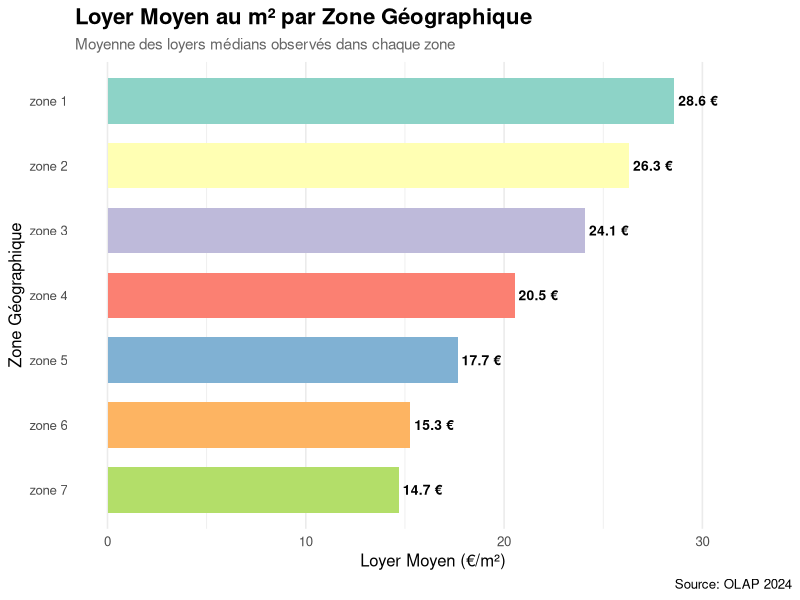
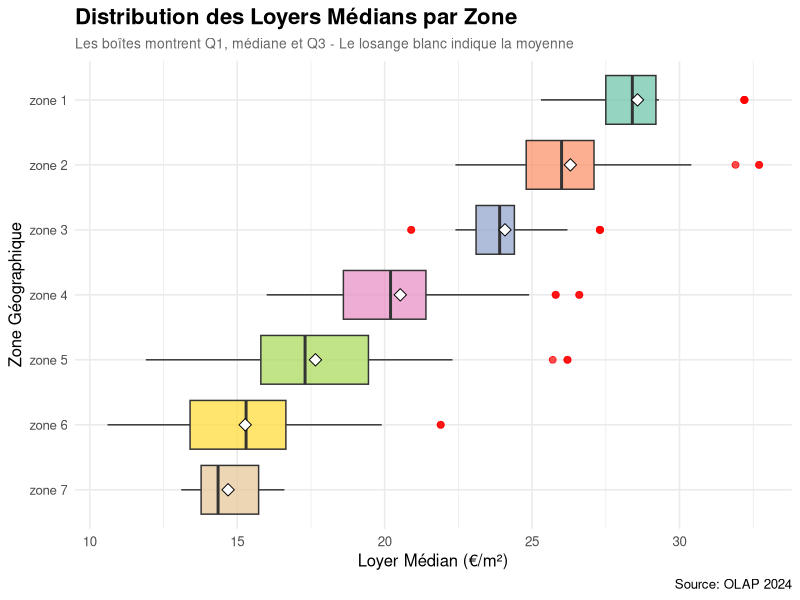
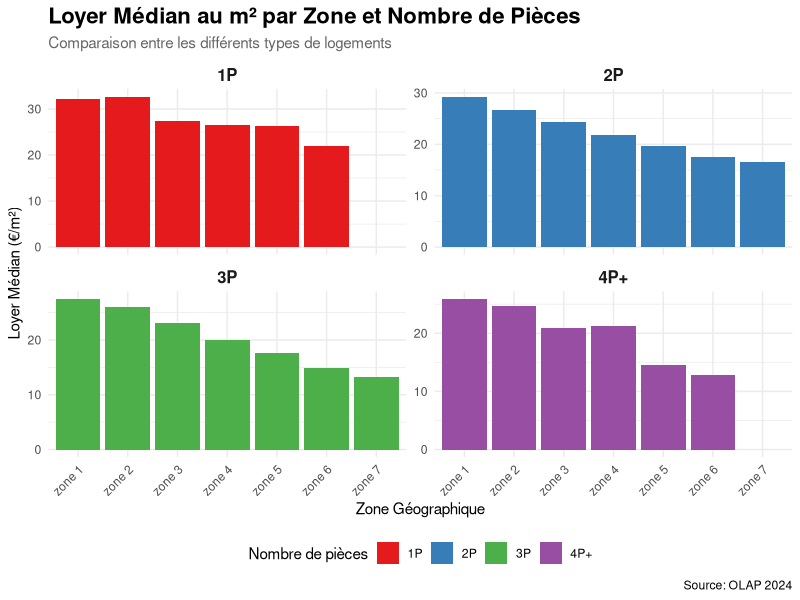
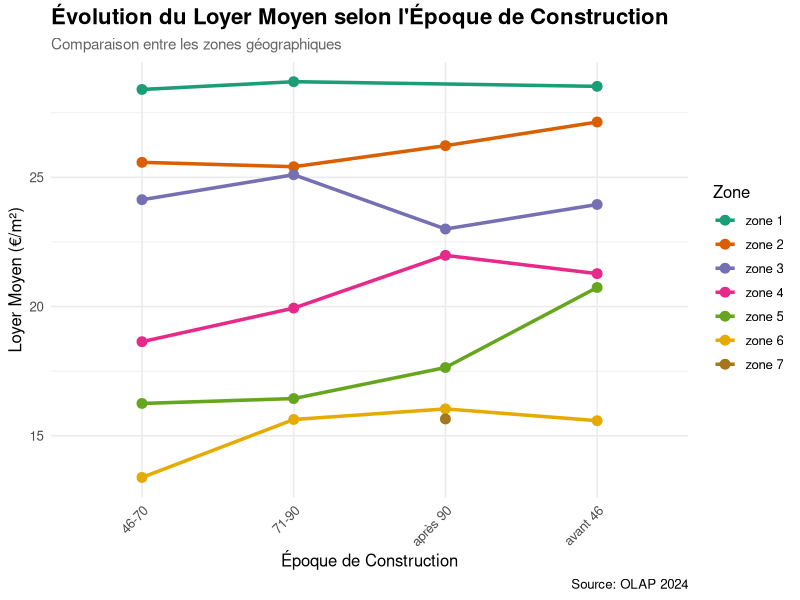

The R source for these figures, in order:
## ---- chunk 1
# Charger un fichier CSV
donnees <- read.csv("Paris2024-annexe-statistique-diffusion.csv",
                    sep = ";",
                    fileEncoding = "latin1")
donnees[donnees == ""] <- NA
library(dplyr)
## ---- chunk 2


#Appartements les plus cher de la zone 1
z1_cher <- donnees |>
  filter(périmètre == "zone 1", type == "appart")|>
  select(nop,obs,epco,Q1,Médiane,Q3,Moyenne) |>
  arrange(desc(Médiane))
  
z1_cher

#selection de toutes les données ou le nb de pieces figurent
nb_pieces <- donnees|>
  filter(!is.na(nop) | nop == "") |>
  select(obs)|>
  sum()
nb_pieces
## ---- chunk 3
library(ggplot2)
library(tidyr)
library(knitr)

# Nettoyer et renommer les colonnes pour faciliter l'analyse
donnees_clean <- donnees %>%
  rename(
    Zone = périmètre,
    Type = type,
    Pieces = nop,
    Epoque_Construction = epco,
    Loyer_m2_Q1 = Q1,
    Loyer_m2_Mediane = Médiane,
    Loyer_m2_Q3 = Q3,
    Loyer_m2_Moyenne = Moyenne,
    Loyer_Total_Q1 = Q1.1,
    Loyer_Total_Mediane = Médiane.1,
    Loyer_Total_Q3 = Q3.1,
    Loyer_Total_Moyenne = Moyenne.1
  ) %>%
  mutate(
    across(starts_with("Loyer_"), as.numeric),
    Zone = ifelse(is.na(Zone), "(Non spécifié)", Zone),
    Type = ifelse(is.na(Type), "(Non spécifié)", Type),
    Pieces = ifelse(is.na(Pieces), "(Non spécifié)", Pieces),
    Epoque_Construction = ifelse(is.na(Epoque_Construction), "(Non spécifié)", Epoque_Construction)
  )
## ---- chunk 4
# Calculer les statistiques par zone
stats_zone <- donnees_clean %>%
  filter(!is.na(Loyer_m2_Mediane), Zone != "(Non spécifié)") %>%
  group_by(Zone) %>%
  summarise(
    Loyer_Moyen = mean(Loyer_m2_Mediane, na.rm = TRUE),
    Loyer_Min = min(Loyer_m2_Mediane, na.rm = TRUE),
    Loyer_Max = max(Loyer_m2_Mediane, na.rm = TRUE),
    N_Observations = n(),
    .groups = 'drop'
  ) %>%
  arrange(desc(Loyer_Moyen))

# Graphique en barres
ggplot(stats_zone, aes(x = reorder(Zone, Loyer_Moyen), y = Loyer_Moyen, fill = Zone)) +
  geom_bar(stat = "identity", width = 0.7) +
  geom_text(aes(label = paste0(round(Loyer_Moyen, 1), " €")),
            hjust = -0.1, size = 3.5, fontface = "bold") +
  coord_flip() +
  scale_fill_brewer(palette = "Set3") +
  labs(
    title = "Loyer Moyen au m² par Zone Géographique",
    subtitle = "Moyenne des loyers médians observés dans chaque zone",
    x = "Zone Géographique",
    y = "Loyer Moyen (€/m²)",
    caption = "Source: OLAP 2024"
  ) +
  theme_minimal(base_size = 12) +
  theme(
    plot.title = element_text(face = "bold", size = 16),
    plot.subtitle = element_text(size = 11, color = "gray40"),
    legend.position = "none",
    panel.grid.major.y = element_blank()
  ) +
  ylim(0, max(stats_zone$Loyer_Moyen) * 1.15)
## ---- chunk 5
kable(stats_zone,
      col.names = c("Zone", "Loyer Moyen (€/m²)", "Min (€/m²)", "Max (€/m²)", "N° Observations"),
      digits = 2,
      caption = "Statistiques des loyers par zone géographique")
## ---- chunk 6
donnees_boxplot <- donnees_clean %>%
  filter(!is.na(Loyer_m2_Mediane), Zone != "(Non spécifié)")

ggplot(donnees_boxplot, aes(x = reorder(Zone, Loyer_m2_Mediane, FUN = median),
                             y = Loyer_m2_Mediane, fill = Zone)) +
  geom_boxplot(alpha = 0.7, outlier.color = "red", outlier.size = 2) +
  stat_summary(fun = mean, geom = "point", shape = 23, size = 3,
               fill = "white", color = "black") +
  coord_flip() +
  scale_fill_brewer(palette = "Set2") +
  labs(
    title = "Distribution des Loyers Médians par Zone",
    subtitle = "Les boîtes montrent Q1, médiane et Q3 - Le losange blanc indique la moyenne",
    x = "Zone Géographique",
    y = "Loyer Médian (€/m²)",
    caption = "Source: OLAP 2024"
  ) +
  theme_minimal(base_size = 12) +
  theme(
    plot.title = element_text(face = "bold", size = 16),
    plot.subtitle = element_text(size = 10, color = "gray40"),
    legend.position = "none"
  )
## ---- chunk 7
donnees_pieces <- donnees_clean %>%
  filter(!is.na(Loyer_m2_Mediane),
         Zone != "(Non spécifié)",
         Pieces %in% c("1P", "2P", "3P", "4P+")) %>%
  mutate(Pieces = factor(Pieces, levels = c("1P", "2P", "3P", "4P+")))

ggplot(donnees_pieces, aes(x = Zone, y = Loyer_m2_Mediane, fill = Pieces)) +
  geom_bar(stat = "identity", position = "dodge") +
  facet_wrap(~ Pieces, ncol = 2, scales = "free_y") +
  scale_fill_brewer(palette = "Set1") +
  labs(
    title = "Loyer Médian au m² par Zone et Nombre de Pièces",
    subtitle = "Comparaison entre les différents types de logements",
    x = "Zone Géographique",
    y = "Loyer Médian (€/m²)",
    fill = "Nombre de pièces",
    caption = "Source: OLAP 2024"
  ) +
  theme_minimal(base_size = 11) +
  theme(
    plot.title = element_text(face = "bold", size = 16),
    plot.subtitle = element_text(size = 11, color = "gray40"),
    axis.text.x = element_text(angle = 45, hjust = 1),
    strip.text = element_text(face = "bold", size = 12),
    legend.position = "bottom"
  )
## ---- chunk 8
donnees_epoque <- donnees_clean %>%
  filter(!is.na(Loyer_m2_Mediane),
         Epoque_Construction != "(Non spécifié)",
         Zone != "(Non spécifié)") %>%
  group_by(Epoque_Construction, Zone) %>%
  summarise(
    Loyer_Moyen = mean(Loyer_m2_Mediane, na.rm = TRUE),
    .groups = 'drop'
  )

ggplot(donnees_epoque, aes(x = Epoque_Construction, y = Loyer_Moyen,
                            group = Zone, color = Zone)) +
  geom_line(size = 1.2) +
  geom_point(size = 3) +
  scale_color_brewer(palette = "Dark2") +
  labs(
    title = "Évolution du Loyer Moyen selon l'Époque de Construction",
    subtitle = "Comparaison entre les zones géographiques",
    x = "Époque de Construction",
    y = "Loyer Moyen (€/m²)",
    color = "Zone",
    caption = "Source: OLAP 2024"
  ) +
  theme_minimal(base_size = 12) +
  theme(
    plot.title = element_text(face = "bold", size = 16),
    plot.subtitle = element_text(size = 11, color = "gray40"),
    axis.text.x = element_text(angle = 45, hjust = 1),
    legend.position = "right"
  )
## ---- chunk 9
table_epoque <- donnees_clean %>%
  filter(!is.na(Loyer_m2_Mediane),
         Epoque_Construction != "(Non spécifié)") %>%
  group_by(Epoque_Construction) %>%
  summarise(
    Loyer_Moyen = round(mean(Loyer_m2_Mediane, na.rm = TRUE), 2),
    Loyer_Median = round(median(Loyer_m2_Mediane, na.rm = TRUE), 2),
    N_Observations = n(),
    .groups = 'drop'
  ) %>%
  arrange(desc(Loyer_Moyen))

kable(table_epoque,
      col.names = c("Époque de Construction", "Loyer Moyen (€/m²)",
                    "Loyer Médian (€/m²)", "N° Observations"),
      caption = "Statistiques des loyers par époque de construction")
